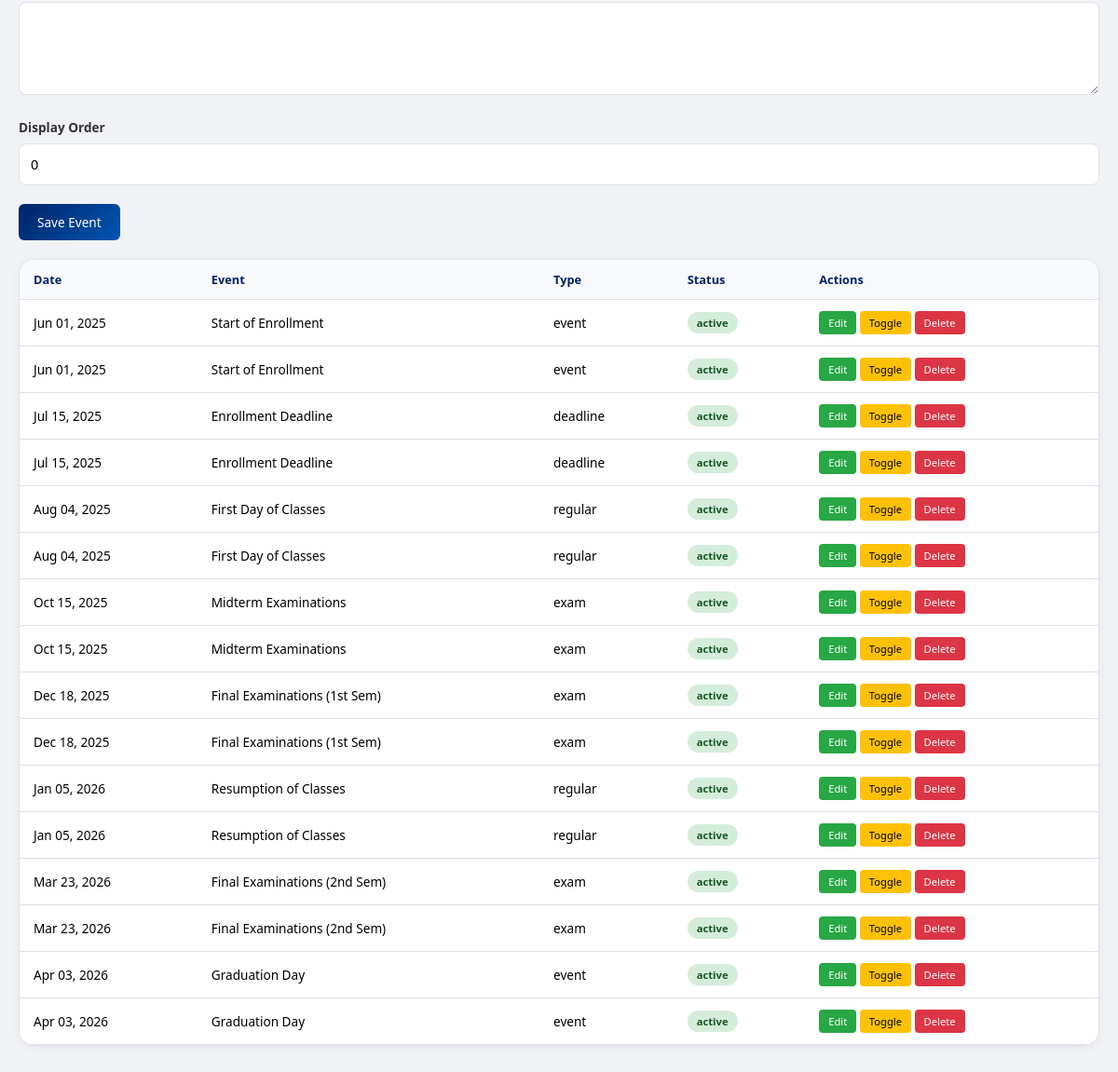
The app's page /admin/manage-calendar.php (signed in, lower part), older data.
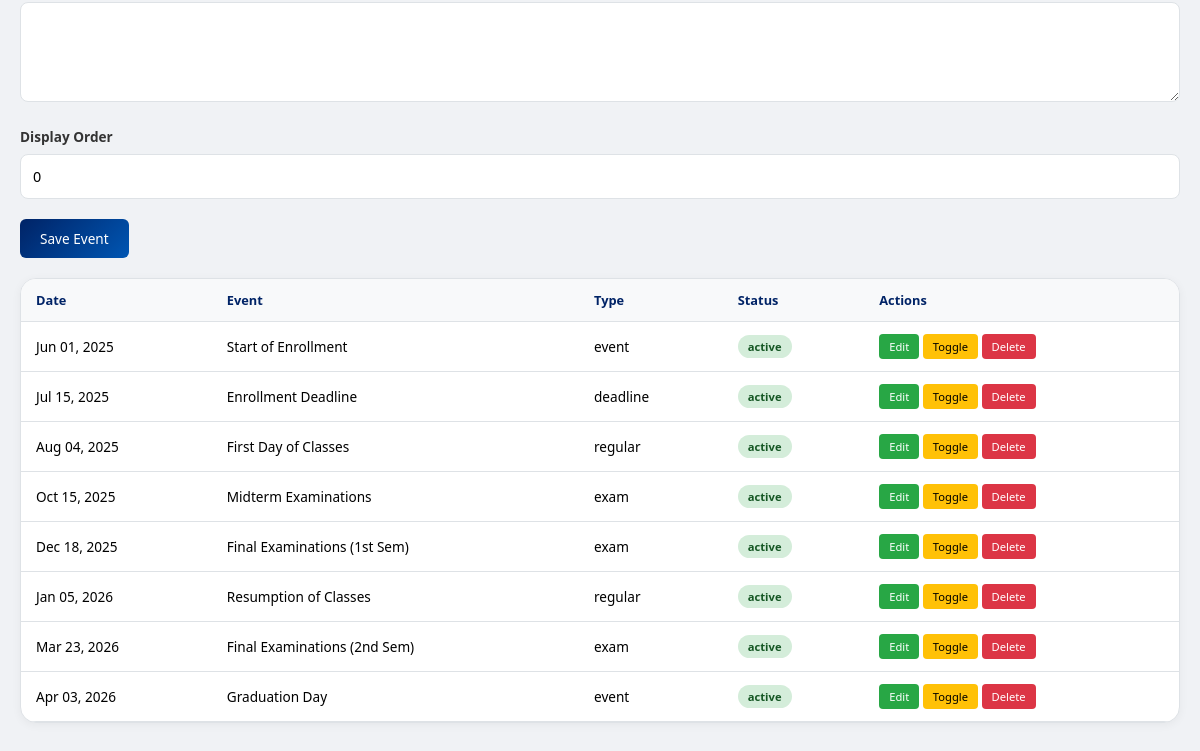
The same page, newer data.
### tables this page shows
CREATE TABLE `academic_calendar` (
  `id` int(11) NOT NULL,
  `event_name` varchar(200) NOT NULL,
  `event_date` date NOT NULL,
  `description` text DEFAULT NULL,
  `event_type` enum('regular','holiday','exam','event','deadline') DEFAULT 'regular',
  `display_order` int(11) DEFAULT 0,
  `status` enum('active','inactive') DEFAULT 'active',
  `created_at` timestamp NOT NULL DEFAULT current_timestamp()
);

### admin/manage-calendar.php (the view, shortened to what this page needs)
<?php
require_once '../includes/db.php';
$events = $pdo->query("SELECT * FROM academic_calendar ORDER BY event_date ASC, display_order ASC")->fetchAll();
$edit_event = null;
?>
<!DOCTYPE html>
<html lang="en">
<head>
    <link rel="stylesheet" href="../css/admin-style.css">
</head>
<body>
<div class="admin-wrapper">
    <div class="admin-container">
        <div class="form-container"><form method="POST"><div class="form-group"><textarea name="description" rows="3"></textarea></div><div class="form-group"><label>Display Order</label><input type="number" name="display_order" value="<?php echo isset($edit_event['display_order']) ? $edit_event['display_order'] : 0; ?>"></div><button type="submit" name="save_event" class="btn-primary">Save Event</button></form></div>
        <div class="data-table-container"><table class="data-table"><thead><tr><th>Date</th><th>Event</th><th>Type</th><th>Status</th><th>Actions</th></tr></thead><tbody><?php foreach($events as $e): ?><tr><td><?php echo date('M d, Y', strtotime($e['event_date'])); ?></td><td><?php echo htmlspecialchars($e['event_name']); ?></td><td><?php echo $e['event_type']; ?></td><td><span class="status-badge status-<?php echo isset($e['status']) ? $e['status'] : 'active'; ?>"><?php echo isset($e['status']) ? $e['status'] : 'active'; ?></span></td><td class="actions"><a href="?edit_event=<?php echo $e['id']; ?>" class="btn-edit">Edit</a> <a href="?toggle_event=<?php echo $e['id']; ?>" class="btn-toggle">Toggle</a> <a href="?delete_event=<?php echo $e['id']; ?>" class="btn-delete" onclick="return confirm('Delete?')">Delete</a></td></tr><?php endforeach; ?></tbody></table></div>
    </div>
</div>
</body>
</html>

Row changes from the older to the newer data that the page shows:
removed academic_calendar: event_date "Jun 01, 2025", event_name "Start of Enrollment", event_type "event", status "active"
removed academic_calendar: event_date "Jul 15, 2025", event_name "Enrollment Deadline", event_type "deadline", status "active"
removed academic_calendar: event_date "Aug 04, 2025", event_name "First Day of Classes", event_type "regular", status "active"
removed academic_calendar: event_date "Oct 15, 2025", event_name "Midterm Examinations", event_type "exam", status "active"
removed academic_calendar: event_date "Dec 18, 2025", event_name "Final Examinations (1st Sem)", event_type "exam", status "active"
removed academic_calendar: event_date "Jan 05, 2026", event_name "Resumption of Classes", event_type "regular", status "active"
removed academic_calendar: event_date "Mar 23, 2026", event_name "Final Examinations (2nd Sem)", event_type "exam", status "active"
removed academic_calendar: event_date "Apr 03, 2026", event_name "Graduation Day", event_type "event", status "active"
